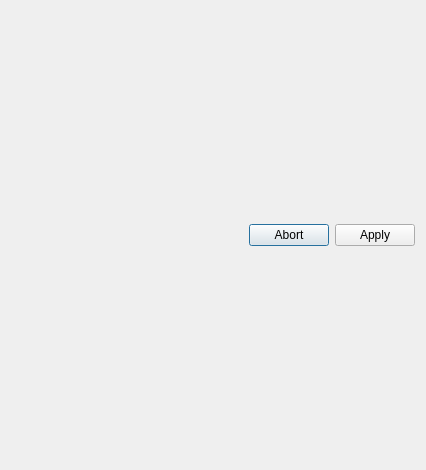
<?xml version="1.0" encoding="UTF-8"?>
<ui version="4.0">
 <class>qtModifierArcDialog</class>
 <widget class="QDialog" name="qtModifierArcDialog">
  <property name="geometry">
   <rect>
    <x>0</x>
    <y>0</y>
    <width>426</width>
    <height>470</height>
   </rect>
  </property>
  <property name="windowTitle">
   <string>Arc Modifier</string>
  </property>
  <layout class="QVBoxLayout" name="verticalLayout">
   <item>
    <layout class="QGridLayout" name="modifierLayout"/>
   </item>
   <item>
    <widget class="QDialogButtonBox" name="buttonBox">
     <property name="orientation">
      <enum>Qt::Horizontal</enum>
     </property>
     <property name="standardButtons">
      <set>QDialogButtonBox::Abort|QDialogButtonBox::Apply</set>
     </property>
    </widget>
   </item>
  </layout>
 </widget>
 <resources/>
 <connections>
  <connection>
   <sender>buttonBox</sender>
   <signal>accepted()</signal>
   <receiver>qtModifierArcDialog</receiver>
   <slot>accept()</slot>
   <hints>
    <hint type="sourcelabel">
     <x>248</x>
     <y>254</y>
    </hint>
    <hint type="destinationlabel">
     <x>157</x>
     <y>274</y>
    </hint>
   </hints>
  </connection>
  <connection>
   <sender>buttonBox</sender>
   <signal>rejected()</signal>
   <receiver>qtModifierArcDialog</receiver>
   <slot>reject()</slot>
   <hints>
    <hint type="sourcelabel">
     <x>316</x>
     <y>260</y>
    </hint>
    <hint type="destinationlabel">
     <x>286</x>
     <y>274</y>
    </hint>
   </hints>
  </connection>
 </connections>
</ui>
